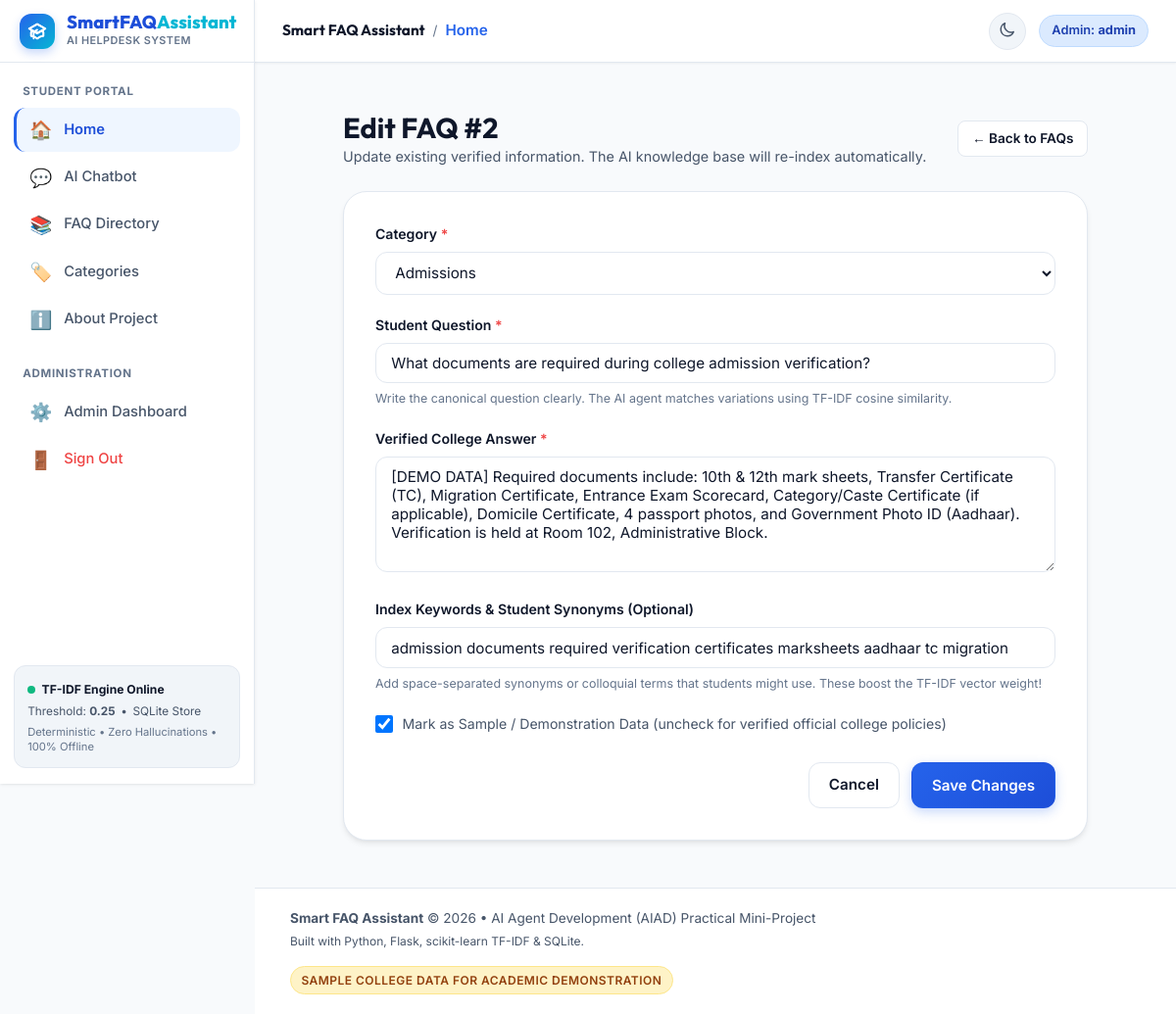
Screenshot of /admin/faqs/2/edit (signed in) with the database file from the repository.
### tables this page shows
CREATE TABLE faqs (
            id INTEGER PRIMARY KEY AUTOINCREMENT,
            question TEXT NOT NULL,
            answer TEXT NOT NULL,
            category TEXT NOT NULL,
            keywords TEXT DEFAULT '',
            is_demo INTEGER DEFAULT 1,
            created_at TIMESTAMP DEFAULT CURRENT_TIMESTAMP,
            updated_at TIMESTAMP DEFAULT CURRENT_TIMESTAMP
        );

### app.py (the view, shortened to what this page needs)
@app.route("/admin/faqs/<int:faq_id>/edit", methods=["GET", "POST"])
@admin_required
def admin_edit_faq(faq_id):
    faq = get_faq_by_id(faq_id)
    if not faq:
        flash(f"FAQ #{faq_id} does not exist.", "danger")
        return redirect(url_for("admin_faqs"))
    return render_template("admin_faq_form.html", faq=faq, form_data=faq, categories=VALID_CATEGORIES)

### app.py (called while the page is built)
def admin_required(f):
    @wraps(f)
    def decorated_function(*args, **kwargs):
        if not session.get("is_admin"):
            flash("Please sign in as administrator to access this area.", "warning")
            return redirect(url_for("admin_login", next=request.url))
        return f(*args, **kwargs)
    return decorated_function

### database.py (called while the page is built)
def get_db(db_path=None):
    target_path = db_path or os.environ.get("DATABASE_PATH", DB_FILE)
    conn = sqlite3.connect(target_path)
    conn.row_factory = sqlite3.Row
    conn.execute("PRAGMA foreign_keys = ON;")
    return conn

def get_faq_by_id(faq_id, db_path=None):
    conn = get_db(db_path)
    try:
        cursor = conn.cursor()
        cursor.execute("SELECT * FROM faqs WHERE id = ?", (faq_id,))
        row = cursor.fetchone()
        return dict(row) if row else None
    except sqlite3.OperationalError:
        return None
    finally:
        conn.close()

### templates/admin_faq_form.html (shortened to what this page needs)
{% extends "base.html" %}
{% block content %}
<div style="max-width: 760px; margin: 1rem auto;">
  <div style="margin-bottom: 1.5rem; display: flex; align-items: center; justify-content: space-between;">
    <div>
      <h1 style="font-size: 1.8rem;">{{ 'Edit FAQ #' ~ faq.id if faq else 'Add New FAQ' }}</h1>
      <p style="color: var(--text-secondary); font-size: 0.9rem;">
        {{ 'Update existing verified information. The AI knowledge base will re-index automatically.' if faq else 'Add a new question and answer to the campus knowledge base.' }}
      </p>
    </div>
    <a href="{{ url_for('admin_faqs') }}" class="btn btn-secondary btn-sm">
      &larr; Back to FAQs
    </a>
  </div>
  <div style="background: var(--bg-surface); border: 1px solid var(--border-subtle); border-radius: var(--radius-xl); padding: 2rem; box-shadow: var(--shadow-md);">
    <form method="POST">
      <div style="margin-bottom: 1.25rem;">
        <label for="category" style="display: block; font-size: 0.88rem; font-weight: 600; margin-bottom: 0.4rem;">
          Category <span style="color: var(--danger-solid);">*</span>
        </label>
        <select id="category" name="category" class="form-select" required>
          {% for cat in categories %}
            {% set selected_cat = form_data.category if form_data and form_data.category else (faq.category if faq else '') %}
            <option value="{{ cat }}" {% if selected_cat == cat %}selected{% endif %}>
              {{ cat }}
            </option>
          {% endfor %}
        </select>
      </div>
      <div style="margin-bottom: 1.25rem;">
        <label for="question" style="display: block; font-size: 0.88rem; font-weight: 600; margin-bottom: 0.4rem;">
          Student Question <span style="color: var(--danger-solid);">*</span>
        </label>
        <input
          type="text"
          id="question"
          name="question"
          class="form-control"
          placeholder="e.g., What is the minimum attendance required for semester examinations?"
          value="{{ form_data.question if form_data and form_data.question is defined else (faq.question if faq else '') }}"
          required
        >
        <div style="font-size: 0.78rem; color: var(--text-muted); margin-top: 0.35rem;">
          Write the canonical question clearly. The AI agent matches variations using TF-IDF cosine similarity.
        </div>
      </div>
      <div style="margin-bottom: 1.25rem;">
        <label for="answer" style="display: block; font-size: 0.88rem; font-weight: 600; margin-bottom: 0.4rem;">
          Verified College Answer <span style="color: var(--danger-solid);">*</span>
        </label>
        <textarea
          id="answer"
          name="answer"
          class="form-control"
          rows="5"
          placeholder="Provide the complete, official, and helpful answer for students..."
          required
        >{{ form_data.answer if form_data and form_data.answer is defined else (faq.answer if faq else '') }}</textarea>
      </div>
      <div style="margin-bottom: 1.25rem;">
        <label for="keywords" style="display: block; font-size: 0.88rem; font-weight: 600; margin-bottom: 0.4rem;">
          Index Keywords &amp; Student Synonyms (Optional)
        </label>
        <input
          type="text"
          id="keywords"
          name="keywords"
          class="form-control"
          placeholder="e.g., attendance shortage medical condonation 75 percent rule"
          value="{{ form_data.keywords if form_data and form_data.keywords is defined else (faq.keywords if faq else '') }}"
        >
        <div style="font-size: 0.78rem; color: var(--text-muted); margin-top: 0.35rem;">
          Add space-separated synonyms or colloquial terms that students might use. These boost the TF-IDF vector weight!
        </div>
      </div>
      <div style="margin-bottom: 1.75rem; display: flex; align-items: center; gap: 0.6rem;">
        {% set is_checked = form_data.is_demo if form_data and form_data.is_demo is defined else (faq.is_demo if faq else 1) %}
        <input
          type="checkbox"
          id="is_demo"
          name="is_demo"
          value="1"
          {% if is_checked %}checked{% endif %}
          style="width: 18px; height: 18px; cursor: pointer;"
        >
        <label for="is_demo" style="font-size: 0.88rem; color: var(--text-secondary); cursor: pointer;">
          Mark as Sample / Demonstration Data (uncheck for verified official college policies)
        </label>
      </div>
      <div style="display: flex; gap: 0.75rem; justify-content: flex-end;">
        <a href="{{ url_for('admin_faqs') }}" class="btn btn-secondary">
          Cancel
        </a>
        <button type="submit" class="btn btn-primary">
          {{ 'Save Changes' if faq else 'Add FAQ to Knowledge Base' }}
        </button>
      </div>
    </form>
  </div>
</div>
{% endblock %}

### static/css/style.css (style rules this page uses)
:root { --bg-primary: #f8fafc; --bg-surface: #ffffff; --bg-surface-elevated: #ffffff; --bg-subtle: #f1f5f9; --bg-hover: #e2e8f0; --text-primary: #0f172a; --text-secondary: #475569; --text-muted: #64748b; --text-inverted: #ffffff; --border-subtle: #e2e8f0; --border-focus: #3b82f6; --primary-50: #eff6ff; --primary-100: #dbeafe; --primary-200: #bfdbfe; --primary-500: #3b82f6; --primary-600: #2563eb; --primary-700: #1d4ed8; --primary-800: #1e40af; --primary-900: #1e3a8a; --accent-cyan: #06b6d4; --accent-indigo: #6366f1; --accent-emerald: #10b981; --success-bg: #ecfdf5; --success-text: #065f46; --success-border: #a7f3d0; --success-solid: #10b981; --warning-bg: #fffbeb; --warning-text: #92400e; --warning-border: #fde68a; --warning-solid: #f59e0b; --danger-bg: #fef2f2; --danger-text: #991b1b; --danger-border: #fecaca; --danger-solid: #ef4444; --info-bg: #f0f9ff; --info-text: #075985; --info-border: #bae6fd; --info-solid: #0284c7; --shadow-xs: 0 1px 2px 0 rgb(0 0 0 / 0.05); --shadow-sm: 0 1px 3px 0 rgb(0 0 0 / 0.08), 0 1px 2px -1px rgb(0 0 0 / 0.05); --shadow-md: 0 4px 6px -1px rgb(0 0 0 / 0.08), 0 2px 4px -2px rgb(0 0 0 / 0.06); --shadow-lg: 0 10px 15px -3px rgb(0 0 0 / 0.08), 0 4px 6px -4px rgb(0 0 0 / 0.06); --shadow-xl: 0 20px 25px -5px rgb(0 0 0 / 0.1), 0 8px 10px -6px rgb(0 0 0 / 0.06); --radius-xs: 4px; --radius-sm: 8px; --radius-md: 12px; --radius-lg: 16px; --radius-xl: 24px; --radius-full: 9999px; --transition-fast: 0.15s ease; --transition-normal: 0.25s cubic-bezier(0.4, 0, 0.2, 1); --transition-slow: 0.35s cubic-bezier(0.4, 0, 0.2, 1); }
*, *::before, *::after { box-sizing: border-box; margin: 0; padding: 0; }
body { font-family: 'Inter', -apple-system, BlinkMacSystemFont, 'Segoe UI', Roboto, sans-serif; background-color: var(--bg-primary); color: var(--text-primary); line-height: 1.6; min-height: 100vh; display: flex; flex-direction: column; transition: background-color var(--transition-normal), color var(--transition-normal); -webkit-font-smoothing: antialiased; }
h1, h2, h3, h4, h5, h6 { font-family: 'Outfit', sans-serif; font-weight: 700; line-height: 1.25; color: var(--text-primary); }
a { color: var(--primary-600); text-decoration: none; transition: color var(--transition-fast); }
.app-body { min-height: 100vh; background-color: var(--bg-primary); color: var(--text-primary); margin: 0; padding: 0; overflow-x: hidden; }
.btn { display: inline-flex; align-items: center; justify-content: center; gap: 0.5rem; font-family: 'Inter', sans-serif; font-size: 0.95rem; font-weight: 600; padding: 0.65rem 1.25rem; border-radius: var(--radius-md); border: 1px solid transparent; cursor: pointer; transition: all var(--transition-fast); text-decoration: none; white-space: nowrap; }
.btn-primary { background: linear-gradient(135deg, var(--primary-600), var(--primary-700)); color: #ffffff; box-shadow: 0 4px 12px rgba(37, 99, 235, 0.25); }
.btn-secondary { background: var(--bg-surface); color: var(--text-primary); border-color: var(--border-subtle); }
.btn-sm { font-size: 0.85rem; padding: 0.4rem 0.85rem; border-radius: var(--radius-sm); }
.form-control, .form-select { width: 100%; padding: 0.65rem 0.95rem; font-size: 0.95rem; font-family: inherit; color: var(--text-primary); background: var(--bg-surface); border: 1px solid var(--border-subtle); border-radius: var(--radius-md); outline: none; transition: border-color var(--transition-fast), box-shadow var(--transition-fast); }
textarea.form-control { resize: vertical; min-height: 100px; }

### rows the page displays
faqs: id "Edit FAQ #2", category "Admissions", question "What documents are required during college admission verification?", answer "[DEMO DATA] Required documents include: 10th & 12th mark sheets, Transfer Certificate (TC), Migration Certificate, Entrance Exam Scorecard, Category/Caste Certificate (if applicable), Domicile Certificate, 4 passport photos, and Government Photo ID (Aadhaar). Verification is held at Room 102, Administrative Block.", keywords "admission documents required verification certificates marksheets aadhaar tc migration"

### other values shown
{{ threshold if threshold is defined else '0.25' }} "0.25"
{{ session.get('admin_username', 'admin') }} "admin"
{{ 'Save Changes' if faq else 'Add FAQ to Knowledge Base' }} "Save Changes"
